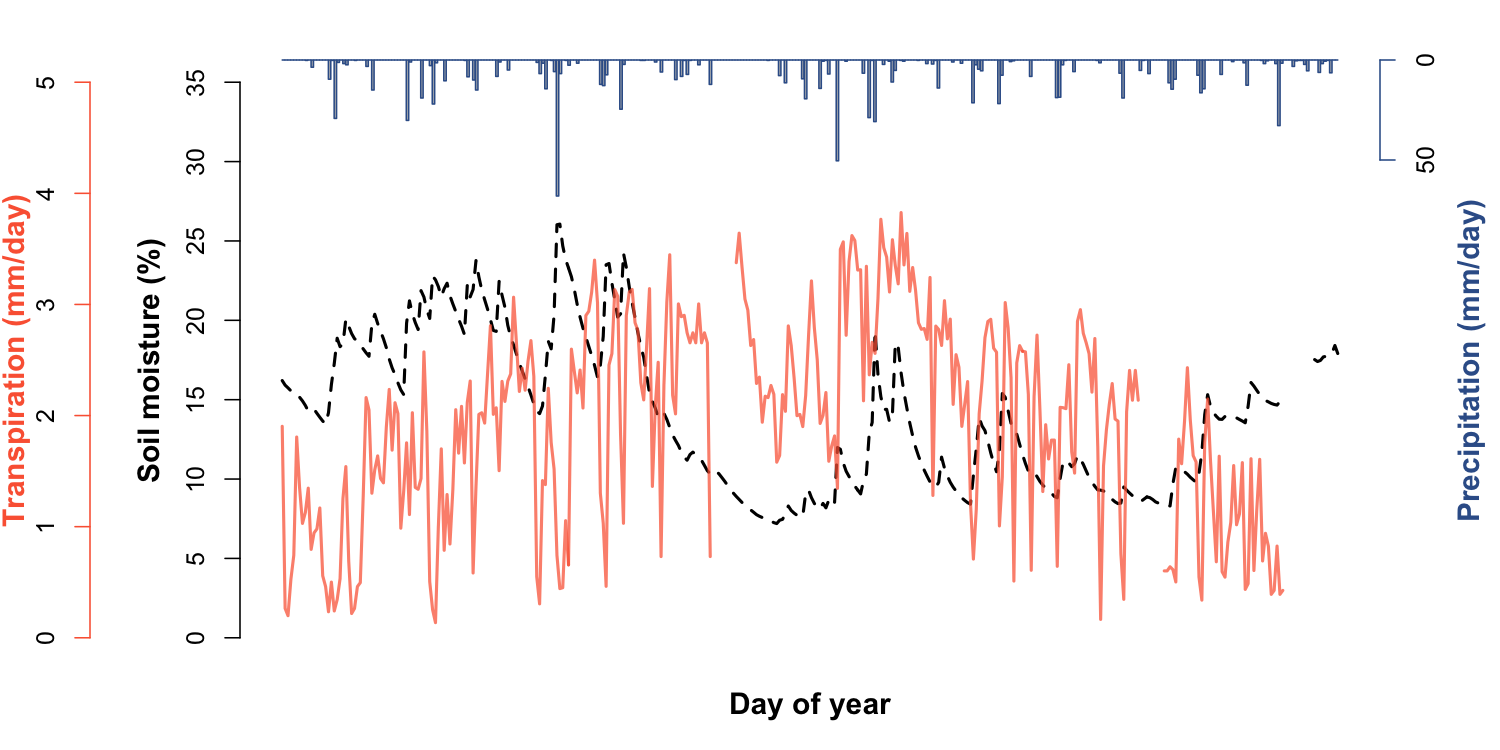

This chart was generated by the following R code:
library(ggplot2)
library(data.table)
library(lubridate)
source('~/Projects/procVisData/colorSet.R')
colList <- colList.brownGreen 
colList <- c('#1240AB','#FF7400','#FFD300')
colList <- c('#3E13AF','#8B6ED7','black')
colList <- c('#375E97','#FB6542','black')

colnames(transData.Orig$pkField)
colnames(transData.Orig$bwField)

tmp <- transData.Orig$pkField[, .(SM=mean(SWC1, na.rm = T), 
                                  PR=sum(PREC, na.rm = T),
                                  ET=mean(ET, na.rm = T),
                                  TR=mean(TR, na.rm = T)), .(YEAR, DOY)]



png('figures/transFluxFig.Flux.png', width = 10, height = 5, units = 'in', res = 150)
par(mar=c(3,8,2,4))
plot(NA, xlim=c(0,365), ylim=c(0,1), xlab='',ylab='',xaxt='n', yaxt='n', bty='n')



par(new=T)
tmp[YEAR==2008, barplot(PR, border=colList[1], ylim =c(300,0), 
                        xaxt='n', yaxt='n', bty='n')]
axis(side = 4, at = c(0,50), 
     labels = c(0,50), col = colList[1])
mtext(text = 'Precipitation (mm/day)', col = colList[1], font = 2,
      side = 4, cex = 1.2, line = 2.5)



par(new=T)
tmp[YEAR==2008, plot(DOY, SM, type='l', col=colList[3], lty=2,
                     xlab='',ylab='', lwd=2, ylim=c(0,35), 
                     xaxt='n', yaxt='n', bty='n')]
axis(side = 2, line = 0, col = colList[3], col.ticks = colList[3])
mtext(text = 'Soil moisture (%)', col = colList[3], font = 2,
      side = 2, cex = 1.2, line = 2.5)



par(new=T)
tmp[YEAR==2008, plot(DOY, TR, type='l', col=paste0(colList[2],'bb'), 
                     xlab='',ylab='', lwd=2,ylim=c(0,5),
                     xaxt='n', yaxt='n', bty='n')]
axis(side = 2, line = 5, col = colList[2], col.ticks = colList[2])

mtext(text = 'Transpiration (mm/day)', side = 2, cex = 1.2, font = 2,
      line = 7, col = colList[2])

legend(270, 4.5, legend = c('Transpiration','Precipitation','Soil Moisture'),
       lty = c(1,1,2), col=colList[c(2,1,3)], bty='n', cex=1.1, lwd=3)

axis(side = 1, line = -1, at = seq(0,350, 50))
mtext('Day of year', side = 1, line = 1.5, cex = 1.4, font=2)

dev.off()

